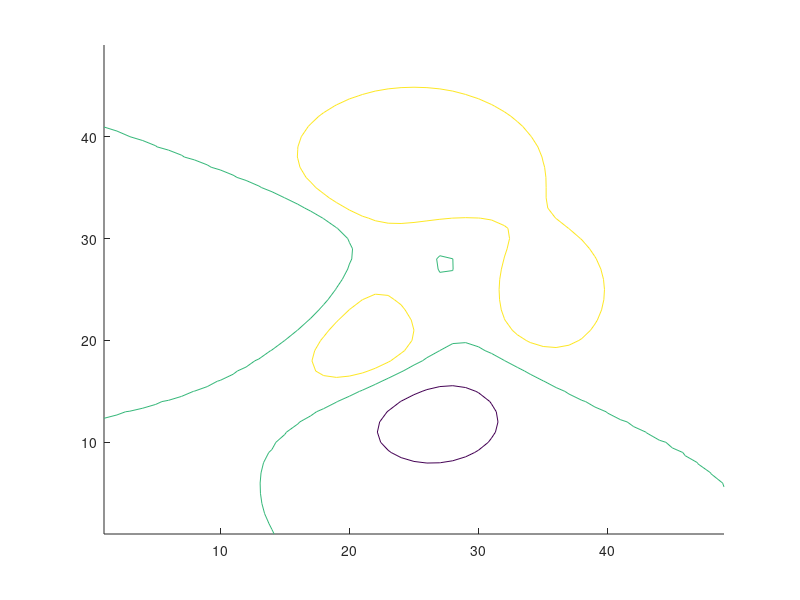

Write the MATLAB code that produced this figure. (Note: this script raises an error after producing the figure.)
%% Labels in Different Units
% _Since R2022b_
%
% You can specify a function to format the labels when you need to calculate values.
% For example, you can define a function to calculate the label values in
% different units. 
%
% Define this function in a program file called |mylabelfun.m|. 
% The function converts the input from meters to feet and returns a string vector 
% containing each value in meters with the equivalent value in feet in
% parentheses. 
%
% <include>mylabelfun.m</include>
%

% Copyright 2022 The MathWorks, Inc.

%%
% Next, create a contour plot and specify the |LabelFormat| property as a handle to |mylabelfun|.
contour(peaks,[-4 0 2],"ShowText",true,"LabelFormat",@mylabelfun)
